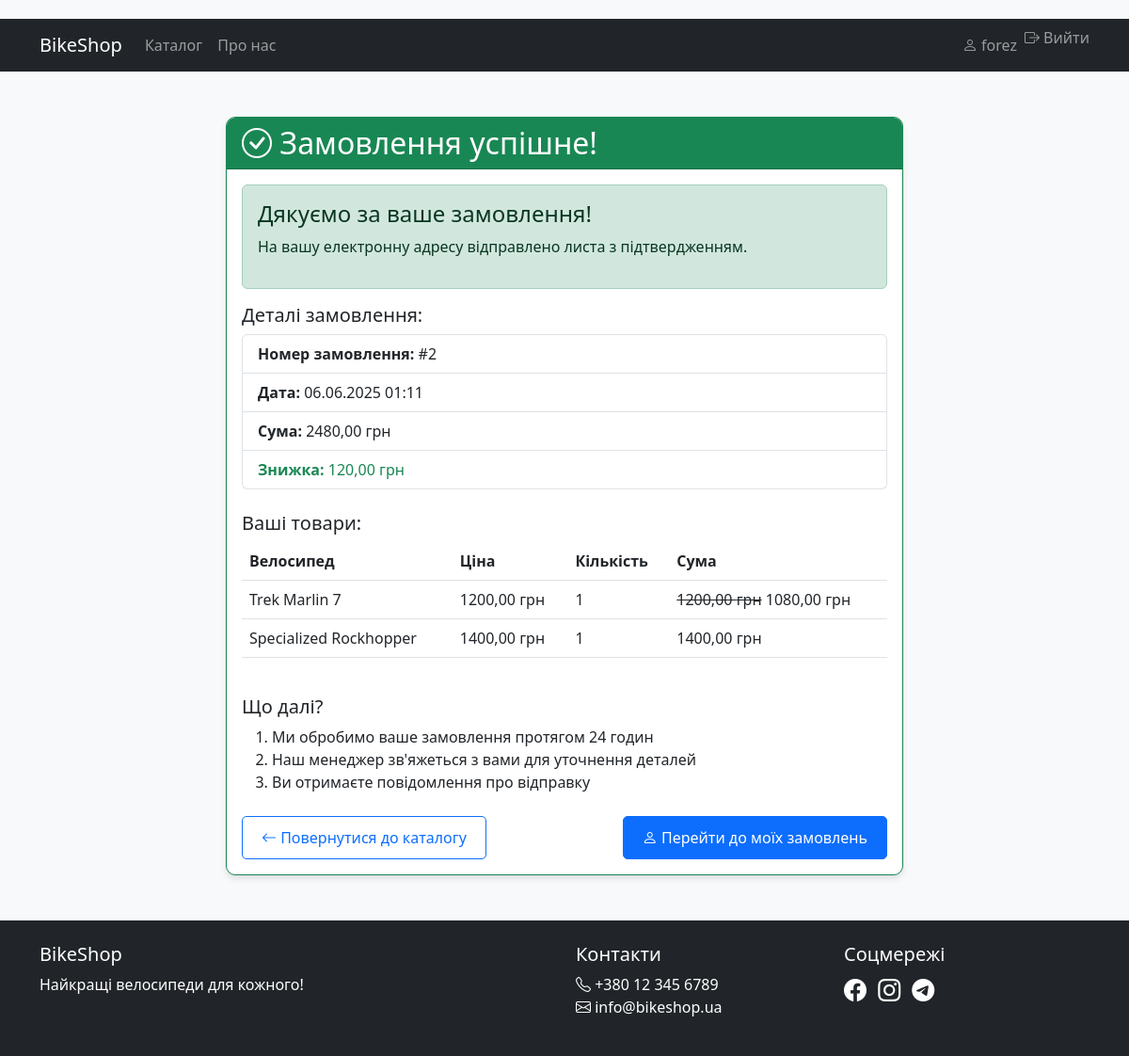
Screenshot of /orders/2/success/ (signed in) with the database file from the repository.
### shop/models.py (models this page shows, shortened)
class Order(models.Model):
    STATUS_CHOICES = [
        ('new', 'Нове'),
        ('processing', 'В обробці'),
        ('shipped', 'Відправлено'),
        ('delivered', 'Доставлено'),
        ('canceled', 'Скасовано'),
    ]
    user = models.ForeignKey(User, on_delete=models.CASCADE)
    created_at = models.DateTimeField(auto_now_add=True)
    status = models.CharField(max_length=20, choices=STATUS_CHOICES, default='new')
    tracking_number = models.CharField(max_length=50, blank=True, null=True)
    total = models.DecimalField(max_digits=10, decimal_places=2, default=0)
    discount = models.DecimalField(max_digits=10, decimal_places=2, default=0)
    discount_percent = models.PositiveIntegerField(default=0)
    success_handled = models.BooleanField(default=False)
    completed = models.BooleanField(default=False)

class OrderItem(models.Model):
    order = models.ForeignKey(Order, related_name='items', on_delete=models.CASCADE)
    bike = models.ForeignKey(Bike, on_delete=models.CASCADE)
    quantity = models.PositiveIntegerField(default=1)
    price = models.DecimalField(max_digits=10, decimal_places=2)
    discount = models.DecimalField(max_digits=10, decimal_places=2, default=0)
    def get_total(self) -> Decimal:
        return self.quantity * self.price - self.discount

class Bike(models.Model):
    name = models.CharField(max_length=100)
    bike_type = models.ForeignKey(BikeType, on_delete=models.CASCADE)
    price = models.DecimalField(max_digits=10, decimal_places=2)
    description = models.TextField()
    image = models.ImageField(upload_to='bikes/')
    in_stock = models.BooleanField(default=True)

### shop/views.py (the view)
# urls.py: path('orders/<int:order_id>/success/', views.order_success, name='order_success'),
@login_required
def order_success(request, order_id):
    order = get_object_or_404(Order, pk=order_id, user=request.user)
    if not order.success_handled:
        send_order_confirmation_email(order)
        update_inventory(order)
        notify_admin(order)
        order.success_handled = True
        order.save()
    return render(request, 'shop/order_success.html', {'order': order})

### shop/templates/shop/order_success.html (shortened to what this page needs)
{% extends 'base.html' %}
{% block content %}
<div class="container my-5">
    <div class="row justify-content-center">
        <div class="col-lg-8">
            <div class="card border-success">
                <div class="card-header bg-success text-white">
                    <h2 class="mb-0"><i class="bi bi-check-circle"></i> Замовлення успішне!</h2>
                </div>
                <div class="card-body">
                    <div class="alert alert-success">
                        <h4 class="alert-heading">Дякуємо за ваше замовлення!</h4>
                        <p>На вашу електронну адресу відправлено листа з підтвердженням.</p>
                    </div>
                    <div class="order-details mb-4">
                        <h5>Деталі замовлення:</h5>
                        <ul class="list-group">
                            <li class="list-group-item">
                                <strong>Номер замовлення:</strong> #{{ order.id }}
                            </li>
                            <li class="list-group-item">
                                <strong>Дата:</strong> {{ order.created_at|date:"d.m.Y H:i" }}
                            </li>
                            <li class="list-group-item">
                                <strong>Сума:</strong> {{ order.total|floatformat:2 }} грн
                            </li>
                            {% if order.discount > 0 %}
                            <li class="list-group-item text-success">
                                <strong>Знижка:</strong> {{ order.discount|floatformat:2 }} грн
                            </li>
                            {% endif %}
                        </ul>
                    </div>
                    <div class="order-items mb-4">
                        <h5>Ваші товари:</h5>
                        <div class="table-responsive">
                            <table class="table">
                                <thead>
                                    <tr>
                                        <th>Велосипед</th>
                                        <th>Ціна</th>
                                        <th>Кількість</th>
                                        <th>Сума</th>
                                    </tr>
                                </thead>
                                <tbody>
                                    {% for item in order.items.all %}
                                    <tr>
                                        <td>{{ item.bike.name }}</td>
                                        <td>{{ item.price|floatformat:2 }} грн</td>
                                        <td>{{ item.quantity }}</td>
                                        <td>
                                            {% if item.discount and item.discount > 0 %}
                                                <s>{{ item.price|floatformat:2 }} грн</s>
                                                {{ item.get_total|floatformat:2 }} грн
                                            {% else %}
                                                {{ item.get_total|floatformat:2 }} грн
                                            {% endif %}
                                        </td>
                                    </tr>
                                    {% endfor %}
                                </tbody>
                            </table>
                        </div>
                    </div>
                    <div class="next-steps">
                        <h5>Що далі?</h5>
                        <ol>
                            <li>Ми обробимо ваше замовлення протягом 24 годин</li>
                            <li>Наш менеджер зв'яжеться з вами для уточнення деталей</li>
                            <li>Ви отримаєте повідомлення про відправку</li>
                        </ol>
                        <div class="d-flex justify-content-between mt-4">
                            <a href="{% url 'shop:bike_list' %}" class="btn btn-outline-primary">
                                <i class="bi bi-arrow-left"></i> Повернутися до каталогу
                            </a>
                            <a href="{% url 'profile' %}" class="btn btn-primary">
                                <i class="bi bi-person"></i> Перейти до моїх замовлень
                            </a>
                        </div>
                    </div>
                </div>
            </div>
        </div>
    </div>
</div>
{% endblock %}

### shop/templates/base.html (shortened to what this page needs)
<!DOCTYPE html>
<html lang="uk">
<head>
    <link href="https://cdn.jsdelivr.net/npm/bootstrap@5.3.0/dist/css/bootstrap.min.css" rel="stylesheet" />
    <link rel="stylesheet" href="https://cdn.jsdelivr.net/npm/bootstrap-icons@1.10.0/font/bootstrap-icons.css" />
    {% load static %}
    <link rel="stylesheet" href="{% static 'css/styles.css' %}" />
</head>
<body>
    <nav class="navbar navbar-expand-lg navbar-dark bg-dark">
        <div class="container">
            <a class="navbar-brand" href="{% url 'shop:home' %}">BikeShop</a>
            <div class="collapse navbar-collapse" id="navbarNav">
                <ul class="navbar-nav me-auto mb-2 mb-lg-0">
                    <li class="nav-item">
                        <a class="nav-link" href="{% url 'shop:bike_list' %}">Каталог</a>
                    </li>
                    <li class="nav-item">
                        <a class="nav-link" href="#" role="button" tabindex="0" aria-disabled="true">Про нас</a>
                    </li>
                </ul>
                <ul class="navbar-nav">
                    {% if user.is_authenticated %}
                    <li class="nav-item">
                        <a class="nav-link" href="{% url 'profile' %}">
                            <i class="bi bi-person"></i> {{ user.username }}
                        </a>
                    </li>
                    <li class="nav-item">
                        <form method="post" action="{% url 'logout' %}" class="d-inline">
                            <button
                                type="submit"
                                class="nav-link btn btn-link p-0"
                                style="border: none; background: none;"
                            >
                                <i class="bi bi-box-arrow-right"></i> Вийти
                            </button>
                        </form>
                    </li>
                    {% endif %}
                </ul>
            </div>
        </div>
    </nav>
    <div class="container mt-4">
        {% block content %}{% endblock %}
    </div>
    <footer class="bg-dark text-white mt-5 py-4">
        <div class="container">
            <div class="row">
                <div class="col-md-6">
                    <h5>BikeShop</h5>
                    <p>Найкращі велосипеди для кожного!</p>
                </div>
                <div class="col-md-3">
                    <h5>Контакти</h5>
                    <ul class="list-unstyled">
                        <li><i class="bi bi-telephone"></i> +380 12 345 6789</li>
                        <li><i class="bi bi-envelope"></i> info@bikeshop.ua</li>
                    </ul>
                </div>
                <div class="col-md-3">
                    <h5>Соцмережі</h5>
                    <div class="social-links">
                        <a href="#" class="text-white me-2" aria-label="Facebook"><i class="bi bi-facebook"></i></a>
                        <a href="#" class="text-white me-2" aria-label="Instagram"><i class="bi bi-instagram"></i></a>
                        <a href="#" class="text-white me-2" aria-label="Telegram"><i class="bi bi-telegram"></i></a>
                    </div>
                </div>
            </div>
        </div>
    </footer>
</body>
</html>

### static/css/styles.css (style rules this page uses)
body { background-color: #f8f9fa; padding-top: 20px; }
.card { transition: transform 0.2s ease, box-shadow 0.2s ease; border-radius: 10px; overflow: hidden; box-shadow: 0 4px 6px rgba(0, 0, 0, 0.1); }
.social-links a { font-size: 1.5rem; transition: color 0.2s ease; }
.btn { border-radius: 5px; padding: 10px 20px; }

### rows the page displays
Order: id "2", created_at "06.06.2025 01:11", total "2480,00", discount "120,00"
OrderItem: bike.name "Trek Marlin 7", price "1200,00", quantity "1", get_total "1080,00"
OrderItem: bike.name "Specialized Rockhopper", price "1400,00", quantity "1", get_total "1400,00"

### other values shown
{{ user.username }} "forez"
